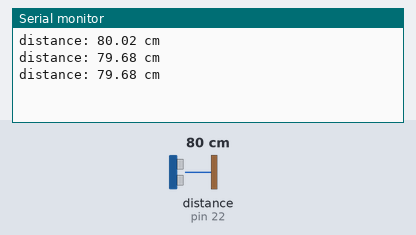
The sketch below on a simulated Arduino Mega 2560, built with avr-gcc and run on an emulated ATmega2560. Shown: the last lines printed to the serial monitor. Wiring (inferred from the names in the program): ultrasonic range finder: trigger pin 23; echo pin 22. The test bench sets the inputs (shaded band); at power-on: distance to the obstacle (sensor on pin 22) 80 cm. The echo pulse lasts 58.3 µs per cm.

Above: at 4.2 s.
4.3 s: distance to the obstacle (sensor on pin 22) set to 2 cm
At 4.9 s:
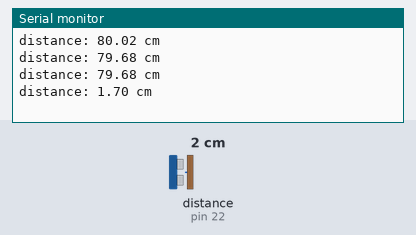
5.8 s: distance to the obstacle (sensor on pin 22) set to 4 cm
At 6.4 s:
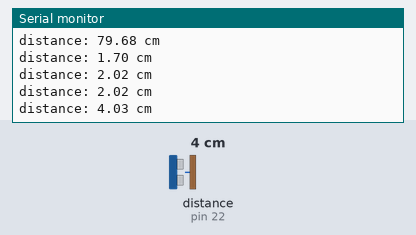
Timing chart, 0 to 8.8 s (numbered marks = the images above; inputs shaded):
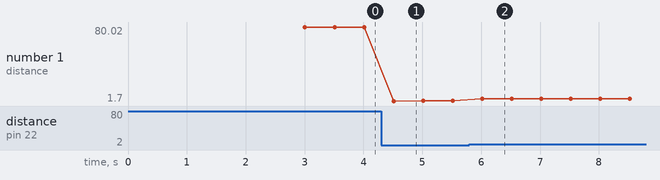

The sketch:

exp19-1.ino
```cpp
#define Trig_Pin 23                     // connected to TRIG pin
#define Echo_Pin 22                     // connected to ECHO pin
float duration, distance;
void setup()
{
   Serial.begin (9600);
   delay(3000);

   pinMode(Trig_Pin, OUTPUT);           // configure the trigger pin to output mode
   pinMode(Echo_Pin, INPUT);            // configure the echo pin to input mode
}

void loop()
{
   digitalWrite(Trig_Pin, HIGH);        // generate 10-microsecond pulse to Trig Pin
   delayMicroseconds(10);
   digitalWrite(Trig_Pin, LOW);
   duration = pulseIn(Echo_Pin, HIGH);  // measure duration of pulse from Echo Pin
   //distance = 0.017 * duration;       // calculate the distance
   distance = (duration * 0.0343) / 2;
   Serial.print("distance: ");          // print the value to Serial Monitor
   Serial.print(distance);
   Serial.println(" cm");
   delay(500);
}
```

Measured:
- after the input at 4.3 s, the serial monitor: prints a new line after 0.22 s (image 1)
- after the input at 5.8 s, the serial monitor: prints a new line after 0.22 s (image 2)
- plotted number 1: 79.68 → 2.02 after the input at 4.3 s, 2.02 → 4.03 after the input at 5.8 s
